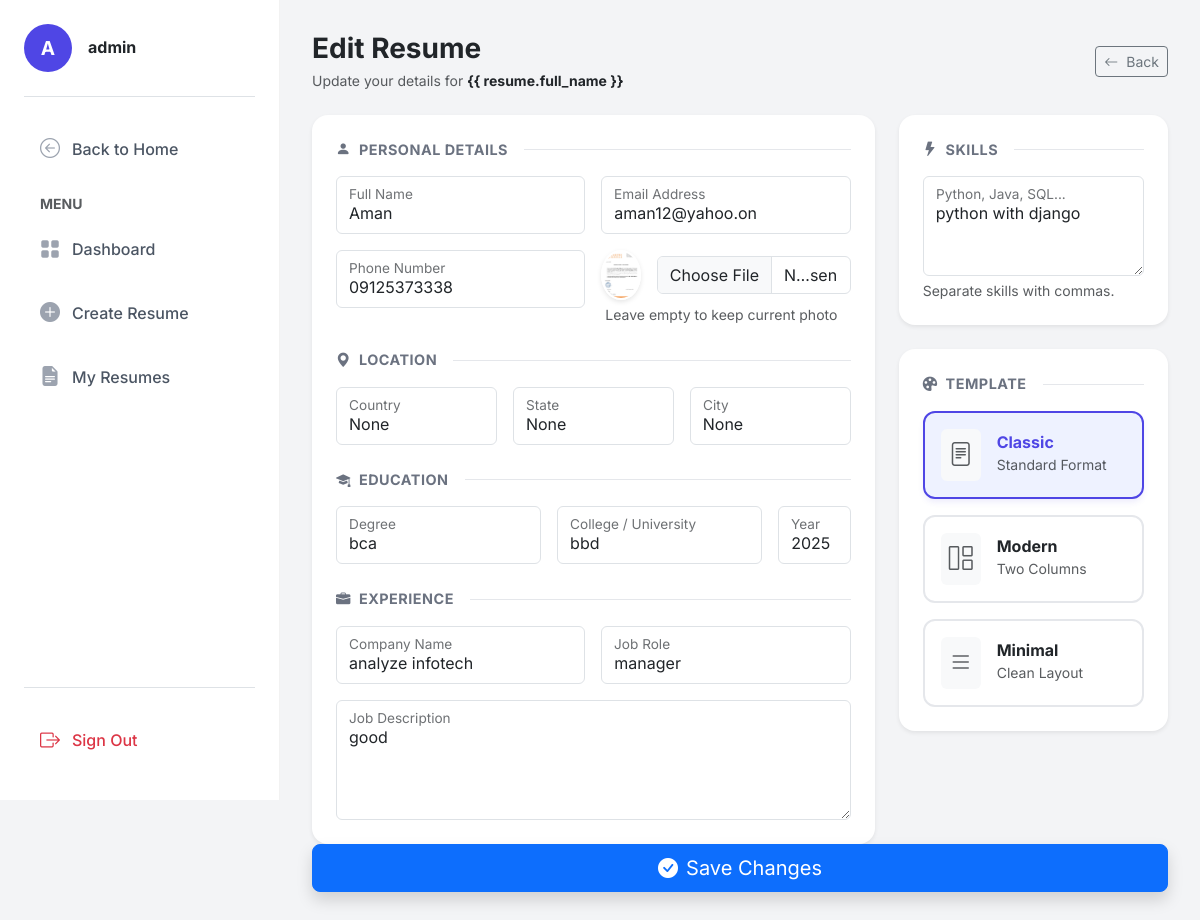
/resume/1/edit/ (signed in), run on the app's committed database.
### resume_builder/models.py (models this page shows, shortened)
class Resume(models.Model):
    user = models.ForeignKey(User, on_delete=models.CASCADE)
    full_name = models.CharField(max_length=100)
    email = models.EmailField()
    phone = models.CharField(max_length=15)
    image = models.ImageField(upload_to="profile_images/", null=True, blank=True)
    country = models.CharField(max_length=100)
    state = models.CharField(max_length=100)
    city = models.CharField(max_length=100)
    TEMPLATE_CHOICES = (
        ('classic', 'Classic'),
        ('modern', 'Modern'),
        ('minimal', 'Minimal'),
    )
    template = models.CharField(
        max_length=20,
        choices=TEMPLATE_CHOICES,
        default='classic'
    )
    skills = models.CharField(max_length=255, blank=True, default="")

class Education(models.Model):
    resume = models.ForeignKey(Resume, on_delete=models.CASCADE)
    degree = models.CharField(max_length=100)
    college = models.CharField(max_length=150)
    year = models.CharField(max_length=10)

class Experience(models.Model):
    resume = models.ForeignKey(Resume, on_delete=models.CASCADE)
    company = models.CharField(max_length=150)
    role = models.CharField(max_length=100)
    description = models.TextField()

### resume_builder/views.py (the view, shortened to what this page needs)
# urls.py: path('resume/<int:id>/edit/',edit_resume, name='edit_resume'),
@login_required
def edit_resume(request, id):
    resume = get_object_or_404(Resume, id=id, user=request.user)
    resume.country = request.POST.get("country")
    resume.state = request.POST.get("state")
    resume.city = request.POST.get("city")
    education = Education.objects.filter(resume=resume).first()
    experience = Experience.objects.filter(resume=resume).first()
    return render(request, 'edit_resume.html', {
        'resume': resume,
        'education': education,
        'experience': experience,
    })

### resume_builder/templates/edit_resume.html (shortened to what this page needs)
{% extends 'dashboard_base.html' %}
{% load static %}
{% block content %}
<div class="container-fluid px-0">
    <div class="d-flex justify-content-between align-items-center mb-4">
        <div>
            <h3 class="fw-bold mb-1">Edit Resume</h3>
            <p class="text-muted small mb-0">Update your details for <span class="fw-bold text-dark">{{ resume.full_name
                    }}</span></p>
        </div>
        <a href="{% url 'resume_list' %}" class="btn btn-outline-secondary btn-sm">
            <i class="bi bi-arrow-left me-2"></i>Back
        </a>
    </div>
    <form method="post" enctype="multipart/form-data">
        <div class="row g-4">
            <div class="col-lg-8">
                <div class="card shadow-sm border-0 rounded-4 p-4">
                    <div class="section-title"><i class="bi bi-person-fill me-2"></i>Personal Details</div>
                    <div class="row g-3 mb-4">
                        <div class="col-md-6">
                            <div class="form-floating">
                                <input type="text" class="form-control" name="full_name" id="nameInput"
                                    value="{{ resume.full_name }}" placeholder="Name" required>
                                <label for="nameInput">Full Name</label>
                            </div>
                        </div>
                        <div class="col-md-6">
                            <div class="form-floating">
                                <input type="email" class="form-control" name="email" id="emailInput"
                                    value="{{ resume.email }}" placeholder="Email" required>
                                <label for="emailInput">Email Address</label>
                            </div>
                        </div>
                        <div class="col-md-6">
                            <div class="form-floating">
                                <input type="text" class="form-control" name="phone" id="phoneInput"
                                    value="{{ resume.phone }}" placeholder="Phone" required>
                                <label for="phoneInput">Phone Number</label>
                            </div>
                        </div>
                        <div class="col-md-6">
                            <div class="d-flex align-items-center gap-3">
                                {% if resume.image %}
                                <img src="{{ resume.image.url }}" class="current-img-preview" alt="Current">
                                {% endif %}
                                <input type="file" class="form-control" name="image">
                            </div>
                            <div class="form-text small ms-1">Leave empty to keep current photo</div>
                        </div>
                    </div>
                    <div class="section-title"><i class="bi bi-geo-alt-fill me-2"></i>Location</div>
                    <div class="row g-3 mb-4">
                        <div class="col-md-4">
                            <div class="form-floating">
                                <input type="text" class="form-control" name="country" id="countryInput"
                                    value="{{ resume.country }}" placeholder="Country" required>
                                <label for="countryInput">Country</label>
                            </div>
                        </div>
                        <div class="col-md-4">
                            <div class="form-floating">
                                <input type="text" class="form-control" name="state" id="stateInput"
                                    value="{{ resume.state }}" placeholder="State" required>
                                <label for="stateInput">State</label>
                            </div>
                        </div>
                        <div class="col-md-4">
                            <div class="form-floating">
                                <input type="text" class="form-control" name="city" id="cityInput"
                                    value="{{ resume.city }}" placeholder="City" required>
                                <label for="cityInput">City</label>
                            </div>
                        </div>
                    </div>
                    <div class="row g-4">
                        <div class="col-md-12">
                            <div class="section-title"><i class="bi bi-mortarboard-fill me-2"></i>Education</div>
                            <div class="row g-3">
                                <div class="col-md-5">
                                    <div class="form-floating">
                                        <input type="text" class="form-control" name="degree" id="degree"
                                            value="{{ education.degree }}" placeholder="Degree">
                                        <label for="degree">Degree</label>
                                    </div>
                                </div>
                                <div class="col-md-5">
                                    <div class="form-floating">
                                        <input type="text" class="form-control" name="college" id="college"
                                            value="{{ education.college }}" placeholder="College">
                                        <label for="college">College / University</label>
                                    </div>
                                </div>
                                <div class="col-md-2">
                                    <div class="form-floating">
                                        <input type="text" class="form-control" name="year" id="year"
                                            value="{{ education.year }}" placeholder="Year">
                                        <label for="year">Year</label>
                                    </div>
                                </div>
                            </div>
                        </div>
                        <div class="col-md-12">
                            <div class="section-title"><i class="bi bi-briefcase-fill me-2"></i>Experience</div>
                            <div class="row g-3">
                                <div class="col-md-6">
                                    <div class="form-floating">
                                        <input type="text" class="form-control" name="company" id="company"
                                            value="{{ experience.company }}" placeholder="Company">
                                        <label for="company">Company Name</label>
                                    </div>
                                </div>
                                <div class="col-md-6">
                                    <div class="form-floating">
                                        <input type="text" class="form-control" name="role" id="role"
                                            value="{{ experience.role }}" placeholder="Role">
                                        <label for="role">Job Role</label>
                                    </div>
                                </div>
                                <div class="col-12">
                                    <div class="form-floating">
                                        <textarea class="form-control" name="experience" id="expDesc"
                                            placeholder="Description"
                                            style="height: 120px;">{{ experience.description }}</textarea>
                                        <label for="expDesc">Job Description</label>
                                    </div>
                                </div>
                            </div>
                        </div>
                    </div>
                </div>
            </div>
            <div class="col-lg-4">
                <div class="card shadow-sm border-0 rounded-4 p-4 mb-4">
                    <div class="section-title"><i class="bi bi-lightning-fill me-2"></i>Skills</div>
                    <div class="form-floating">
                        <textarea class="form-control" name="skills" id="skillsInput" style="height: 100px"
                            placeholder="Skills">{{ resume.skills }}</textarea>
                        <label for="skillsInput">Python, Java, SQL...</label>
                    </div>
                    <div class="form-text">Separate skills with commas.</div>
                </div>
<div class="card shadow-sm border-0 rounded-4 p-4 mb-4">
    <div class="section-title"><i class="bi bi-palette-fill me-2"></i>Template</div>
    <div class="d-flex flex-column gap-3">
        <label class="w-100">
            <div class="template-option p-3 d-flex align-items-center">
                <div class="bg-light rounded p-2 me-3"><i class="bi bi-file-text fs-4 text-muted"></i></div>
                <div>
                    <h6 class="fw-bold mb-0">Classic</h6>
                    <small class="text-muted">Standard Format</small>
                </div>
            </div>
        </label>
        <label class="w-100">
            <div class="template-option p-3 d-flex align-items-center">
                <div class="bg-light rounded p-2 me-3"><i class="bi bi-grid-1x2 fs-4 text-muted"></i></div>
                <div>
                    <h6 class="fw-bold mb-0">Modern</h6>
                    <small class="text-muted">Two Columns</small>
                </div>
            </div>
        </label>
        <label class="w-100">
            <div class="template-option p-3 d-flex align-items-center">
                <div class="bg-light rounded p-2 me-3"><i class="bi bi-list fs-4 text-muted"></i></div>
                <div>
                    <h6 class="fw-bold mb-0">Minimal</h6>
                    <small class="text-muted">Clean Layout</small>
                </div>
            </div>
        </label>
    </div>
</div>
                    </div>
                </div>
                <div class="sticky-bottom pb-4" style="z-index: 10;">
                    <button type="submit" class="btn btn-primary w-100 btn-lg shadow">
                        <i class="bi bi-check-circle-fill me-2"></i>Save Changes
                    </button>
                </div>
            </div>
{% endblock %}

### resume_builder/templates/dashboard_base.html (shortened to what this page needs)
{% load static %}
<!DOCTYPE html>
<html lang="en">
<head>
  <link href="https://cdn.jsdelivr.net/npm/bootstrap@5.3.3/dist/css/bootstrap.min.css" rel="stylesheet">
  <link rel="stylesheet" href="https://cdn.jsdelivr.net/npm/bootstrap-icons@1.11.1/font/bootstrap-icons.css">
</head>
<body>
  <nav class="sidebar" id="sidebar">
    <div class="mb-4 pb-4 border-bottom">
      <div class="d-flex align-items-center gap-3">
        <div class="avatar-circle">
          {{ request.user.username|slice:":1"|upper }}
        </div>
        <div style="overflow: hidden;">
          <h6 class="mb-0 fw-bold text-dark text-truncate">{{ request.user.get_full_name|default:request.user.username}}
          </h6>
        </div>
      </div>
    </div>
    <div class="d-flex flex-column h-100">
      <a href="{% url 'home' %}" class="nav-link-custom">
        <i class="bi bi-arrow-left-circle"></i> Back to Home
      </a>
      <div class="my-2 small fw-bold text-muted text-uppercase ps-3">Menu</div>
      <a href="{% url 'dashboard' %}"
        class="nav-link-custom {% if request.resolver_match.url_name == 'dashboard' %}active{% endif %}">
        <i class="bi bi-grid-fill"></i> Dashboard
      </a>
      <a href="{% url 'create_resume' %}"
        class="nav-link-custom {% if request.resolver_match.url_name == 'create_resume' %}active{% endif %}">
        <i class="bi bi-plus-circle-fill"></i> Create Resume
      </a>
      <a href="{% url 'resume_list' %}"
        class="nav-link-custom {% if request.resolver_match.url_name == 'resume_list' %}active{% endif %}">
        <i class="bi bi-file-earmark-text-fill"></i> My Resumes
      </a>
      <div class="mt-auto pt-4 border-top">
        <a href="{% url 'logout' %}" class="nav-link-custom text-danger">
          <i class="bi bi-box-arrow-right text-danger"></i> Sign Out
        </a>
      </div>
    </div>
  </nav>
  <main class="main-wrapper">
    {% block content %}{% endblock %}
  </main>
</body>
</html>

### resume_builder/templates/dashboard_base.html (style rules this page uses)
:root { --primary-color: #4F46E5; --sidebar-width: 280px; --bg-light: #f3f4f6; --text-dark: #1f2937; }
body { font-family: 'Inter', sans-serif; background-color: var(--bg-light); overflow-x: hidden; }
.sidebar { width: var(--sidebar-width); height: 100vh; background: white; border-right: 1px solid rgba(0, 0, 0, 0.05); position: fixed; top: 0; left: 0; display: flex; flex-direction: column; padding: 1.5rem; z-index: 1000; }
.avatar-circle { width: 48px; height: 48px; background-color: var(--primary-color); color: white; border-radius: 50%; display: flex; align-items: center; justify-content: center; font-weight: 700; font-size: 1.2rem; flex-shrink: 0; }
.nav-link-custom { display: flex; align-items: center; padding: 0.8rem 1rem; color: #4b5563; text-decoration: none; border-radius: 8px; font-weight: 500; margin-bottom: 0.5rem; transition: all 0.2s ease; }
.nav-link-custom i { font-size: 1.25rem; margin-right: 12px; color: #9ca3af; transition: color 0.2s; }
.main-wrapper { margin-left: var(--sidebar-width); padding: 2rem; min-height: 100vh; }

### resume_builder/templates/edit_resume.html (style rules this page uses)
.section-title { font-size: 0.9rem; font-weight: 700; text-transform: uppercase; letter-spacing: 0.5px; color: #6b7280; margin-bottom: 1rem; display: flex; align-items: center; }
.section-title::after { content: ""; flex: 1; height: 1px; background: #e5e7eb; margin-left: 1rem; }
.template-option { cursor: pointer; border: 2px solid #e5e7eb; border-radius: 12px; transition: all 0.2s; height: 100%; background: #fff; }
.template-radio:checked+.template-option { border-color: var(--primary-color); background-color: #eef2ff; box-shadow: 0 4px 6px -1px rgba(79, 70, 229, 0.1); }
.template-radio:checked+.template-option h6 { color: var(--primary-color); }
.current-img-preview { width: 50px; height: 50px; object-fit: cover; border-radius: 50%; border: 2px solid #fff; box-shadow: 0 2px 5px rgba(0, 0, 0, 0.1); }

### data on the page
Resume: full_name "Aman", email "aman12@yahoo.on", phone "09125373338", image (picture), country "None", state "None", city "None", skills "python with django"
Education: degree "bca", college "bbd", year "2025"
Experience: company "analyze infotech", role "manager", experience "good"

### other printed values
{{ request.user.username|slice:":1"|upper }} "A"
{{ request.user.get_full_name|default:request.user.username }} "admin"
